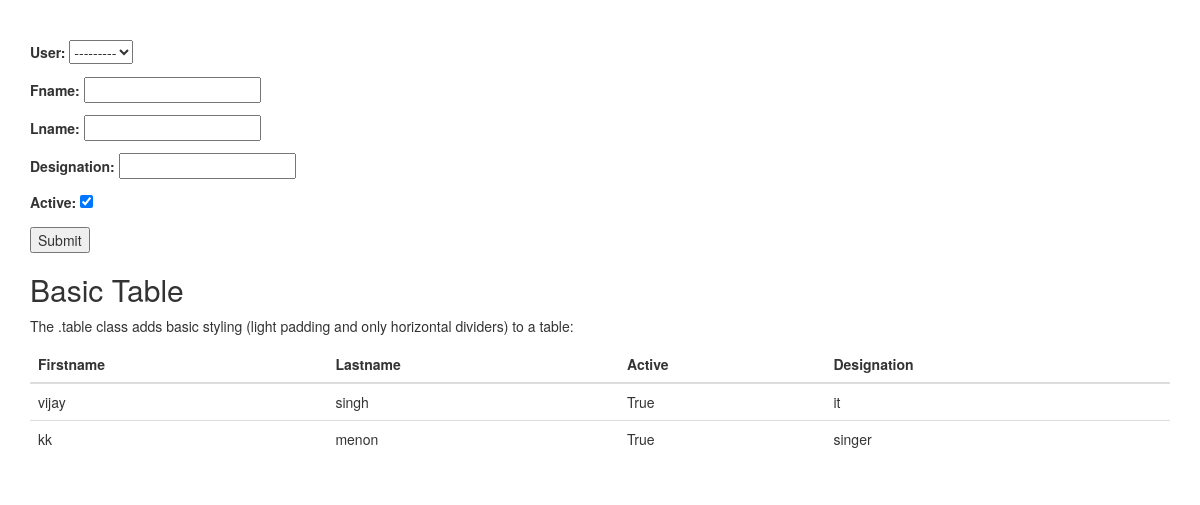
The page /demo/emp on the database as committed earlier.
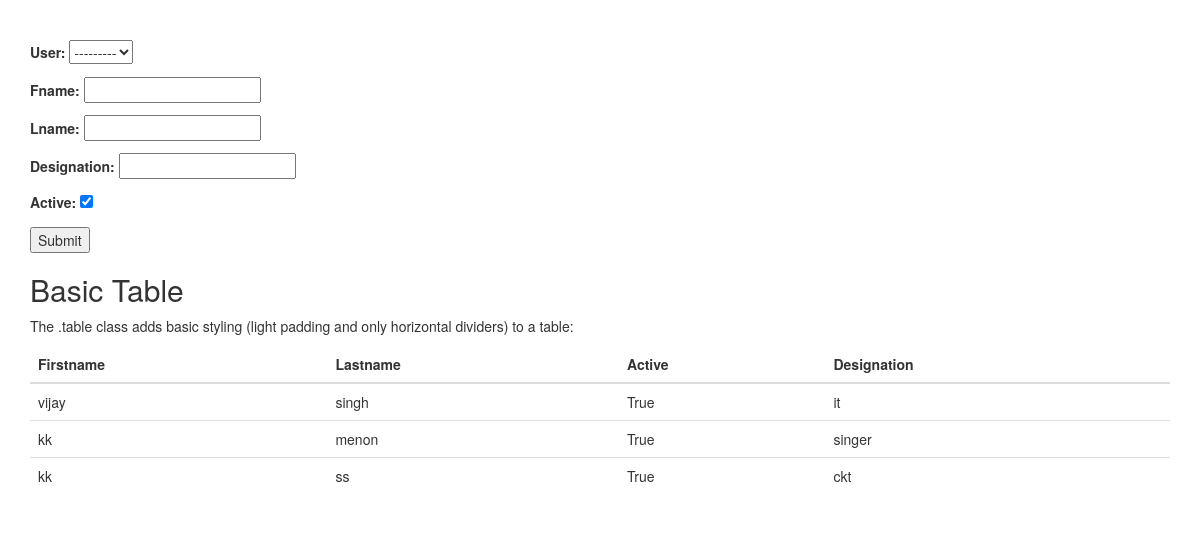
The same page on the database as committed later.
### demoapp/models.py (models this page shows, shortened)
class Employeedetails(models.Model):
    user = models.ForeignKey(User,unique=True,on_delete=models.CASCADE)
    fname = models.CharField(max_length=50,null=True,blank=True)
    lname = models.CharField(max_length=50,null=True,blank=True)
    designation = models.CharField(max_length=50,null=True,blank=True)
    active = models.BooleanField(default=True)
    joined_on = models.DateField(auto_now=True)
    update_on = models.DateField(auto_now_add=True,null=True,blank=True)

### demoapp/views.py (the view, shortened to what this page needs)
class EmployeeDeatils(TemplateView):
    def get(self,request):
        print(request,'=============req')
        form = EmployeedetailsForm()
        query_obj = Employeedetails.objects.values() #
        print(query_obj,'=========query_obj')
        return render(request,'demoapp.html',{'query_obj':query_obj,"form":form})

### demoapp/forms.py
class EmployeedetailsForm(forms.ModelForm):
    class Meta:
        model = Employeedetails
        fields = ("user","fname","lname","designation","active")

### templates/demoapp.html (shortened to what this page needs)
<!DOCTYPE html>
<html lang="en">
<head>
  <link rel="stylesheet" href="https://maxcdn.bootstrapcdn.com/bootstrap/3.4.1/css/bootstrap.min.css">
</head>
<body>
  <br><br>
  {% if form %}
  <div class="container">
  <form method="POST">
    {{ form.as_p}}
    <button type="submit">Submit</button>
  </form>
</div>
{% endif %}
<div class="container">
  <h2>Basic Table</h2>
  <p>The .table class adds basic styling (light padding and only horizontal dividers) to a table:</p>
  <table class="table">
    <thead>
      <tr>
        <th>Firstname</th>
        <th>Lastname</th>
        <th>Active</th>
        <th>Designation</th>
      </tr>
    </thead>
    <tbody>
        {% for emp in query_obj %}
      <tr>
        <td>{{emp.fname}}</td>
        <td>{{emp.lname}}</td>
        <td>{{emp.active}}</td>
        <td>{{ emp.designation}}</td>
      </tr>
      {% endfor %}
    </tbody>
  </table>
</div>
</body>
</html>

Rows that differ between the two databases and show on the page:
added Employeedetails: fname "kk", lname "ss", active "True", designation "ckt"
